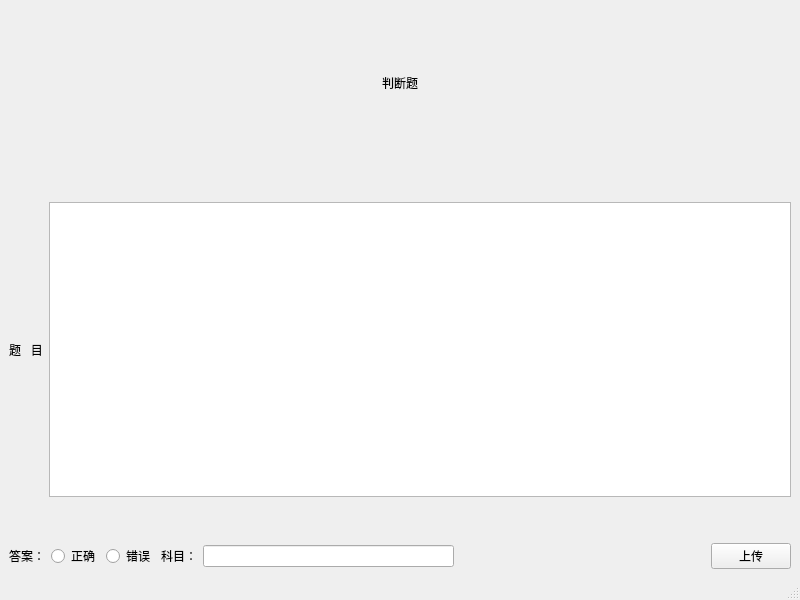
<?xml version="1.0" encoding="UTF-8"?>
<ui version="4.0">
 <class>ChangeJudgeWindow</class>
 <widget class="QMainWindow" name="ChangeJudgeWindow">
  <property name="geometry">
   <rect>
    <x>0</x>
    <y>0</y>
    <width>800</width>
    <height>600</height>
   </rect>
  </property>
  <property name="windowTitle">
   <string>MainWindow</string>
  </property>
  <widget class="QWidget" name="centralwidget">
   <layout class="QGridLayout" name="gridLayout">
    <item row="0" column="0">
     <layout class="QVBoxLayout" name="verticalLayout" stretch="1,0,2,0,1">
      <item>
       <widget class="QLabel" name="label_7">
        <property name="text">
         <string>判断题</string>
        </property>
        <property name="alignment">
         <set>Qt::AlignmentFlag::AlignCenter</set>
        </property>
       </widget>
      </item>
      <item>
       <spacer name="verticalSpacer">
        <property name="orientation">
         <enum>Qt::Orientation::Vertical</enum>
        </property>
        <property name="sizeHint" stdset="0">
         <size>
          <width>20</width>
          <height>40</height>
         </size>
        </property>
       </spacer>
      </item>
      <item>
       <layout class="QHBoxLayout" name="horizontalLayout_7">
        <item>
         <widget class="QLabel" name="label">
          <property name="text">
           <string>题   目</string>
          </property>
          <property name="alignment">
           <set>Qt::AlignmentFlag::AlignCenter</set>
          </property>
         </widget>
        </item>
        <item>
         <widget class="QTextEdit" name="question_textEdit"/>
        </item>
       </layout>
      </item>
      <item>
       <spacer name="verticalSpacer_2">
        <property name="orientation">
         <enum>Qt::Orientation::Vertical</enum>
        </property>
        <property name="sizeHint" stdset="0">
         <size>
          <width>20</width>
          <height>40</height>
         </size>
        </property>
       </spacer>
      </item>
      <item>
       <layout class="QHBoxLayout" name="horizontalLayout_6">
        <item>
         <layout class="QHBoxLayout" name="horizontalLayout_5">
          <item>
           <widget class="QLabel" name="label_6">
            <property name="text">
             <string>答案：</string>
            </property>
           </widget>
          </item>
          <item>
           <widget class="QRadioButton" name="correct_radioButton">
            <property name="text">
             <string>正确</string>
            </property>
           </widget>
          </item>
          <item>
           <widget class="QRadioButton" name="fault_radioButton_2">
            <property name="text">
             <string>错误</string>
            </property>
           </widget>
          </item>
         </layout>
        </item>
        <item>
         <widget class="QLabel" name="label_2">
          <property name="text">
           <string>科目：</string>
          </property>
         </widget>
        </item>
        <item>
         <widget class="QLineEdit" name="subject_lineEdit"/>
        </item>
        <item>
         <spacer name="horizontalSpacer">
          <property name="orientation">
           <enum>Qt::Orientation::Horizontal</enum>
          </property>
          <property name="sizeHint" stdset="0">
           <size>
            <width>40</width>
            <height>20</height>
           </size>
          </property>
         </spacer>
        </item>
        <item>
         <widget class="QPushButton" name="upload_pushButton">
          <property name="text">
           <string>上传</string>
          </property>
         </widget>
        </item>
       </layout>
      </item>
     </layout>
    </item>
   </layout>
  </widget>
  <widget class="QMenuBar" name="menubar">
   <property name="geometry">
    <rect>
     <x>0</x>
     <y>0</y>
     <width>800</width>
     <height>28</height>
    </rect>
   </property>
  </widget>
  <widget class="QStatusBar" name="statusbar"/>
 </widget>
 <resources/>
 <connections/>
</ui>
